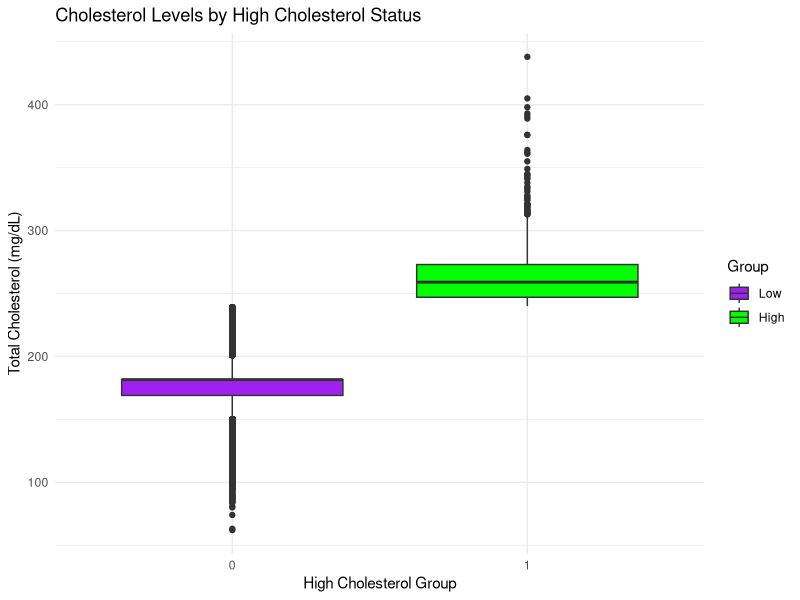
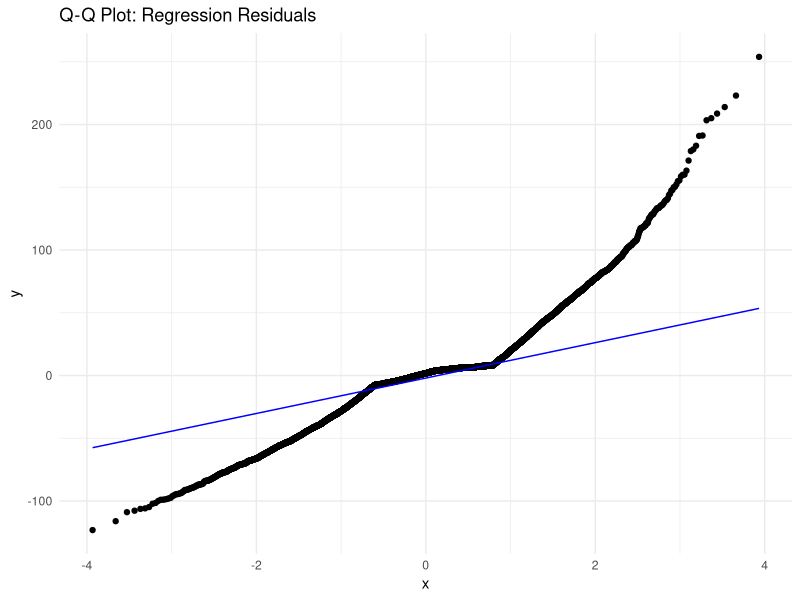

The R source for these figures, in order:
#Load in data. This is the same masterdata Set used in the Logistic Regression Analysis project. This can also be found in my github page.
MasterData<-read.csv("MasterData.csv")

summary(MasterData)

install.packages("car")
library(car)
library(tidyverse)

###Chapter 1: T-tests & ANOVA###

##Independent Samples t-test: Tests the difference between two independent means. Dependet variable has to be interval
#or ratio. If the calculated t-value is greater than the critical t-value, we reject the null hypothesis. Null states
#the population means are equal.

#Example: Do people with High Cholesterol have a significant difference in means for Total Cholesterol? We'll use
#a Welch's t-test, which is similar to an independent samples t-test. Unlike a standard independent t-test, the former 
#does not assume equal variance. The levene test shows that the variances are significantly different. A welch t-test
#would be appropriate.

MasterData$High_Chol<-as.factor(MasterData$High_Chol)
leveneTest(TotalCholesterol_mgdl~High_Chol,MasterData)

#We see based on the p-value there is a highly significant difference in Total Cholesterol between High Cholesterol
#individuals and Low Cholesterol individuals, which should be expected. 

t.test(TotalCholesterol_mgdl ~ High_Chol, MasterData)
leveneTest(TotalCholesterol_mgdl~factor(High_Chol),MasterData)

##Work in Progress

###Chapter 2: Visualizing Data ###

##Boxplots
#This boxplot is comparing High Cholectrol Groups and Total Cholesterol groups
MasterData %>%
  ggplot(aes(x=High_Chol,y=TotalCholesterol_mgdl,fill=High_Chol))+
  geom_boxplot()+
  scale_fill_manual(values=c("purple","green"),
                    labels=c("Low","High"))+
  labs(x="High Cholesterol Group",
       y="Total Cholesterol (mg/dL)",
       title="Cholesterol Levels by High Cholesterol Status",
       fill="Group")+theme_minimal()




###Chapter 3: Regression Analysis Assumptions ###
#There are 4 assumptions that need to be met before conducting Linear Regression. 
#LINE (Linearity, Independence, Normality and Equal Variance). Equal Variance can also be called homoscedasticity.

##Normality
#To test normality (in linear regression), we need to 

#A Linear Regression is fit predicting total cholesterol from two Variables: Age & BMI.
model<-lm(TotalCholesterol_mgdl ~ Age + BMI, data = MasterData)

#plotting residuals against 
residual_data<-data.frame(resid=residuals(model))
qq<-ggplot(residual_data, aes(sample = resid)) +
  stat_qq()+
  stat_qq_line(color = "blue") +
  theme_minimal() +
  labs(title="Q-Q Plot: Regression Residuals")

qq

#It seems our qqplot shows heavy skewness.

###Chapter 4: Handling Missing Data ###

